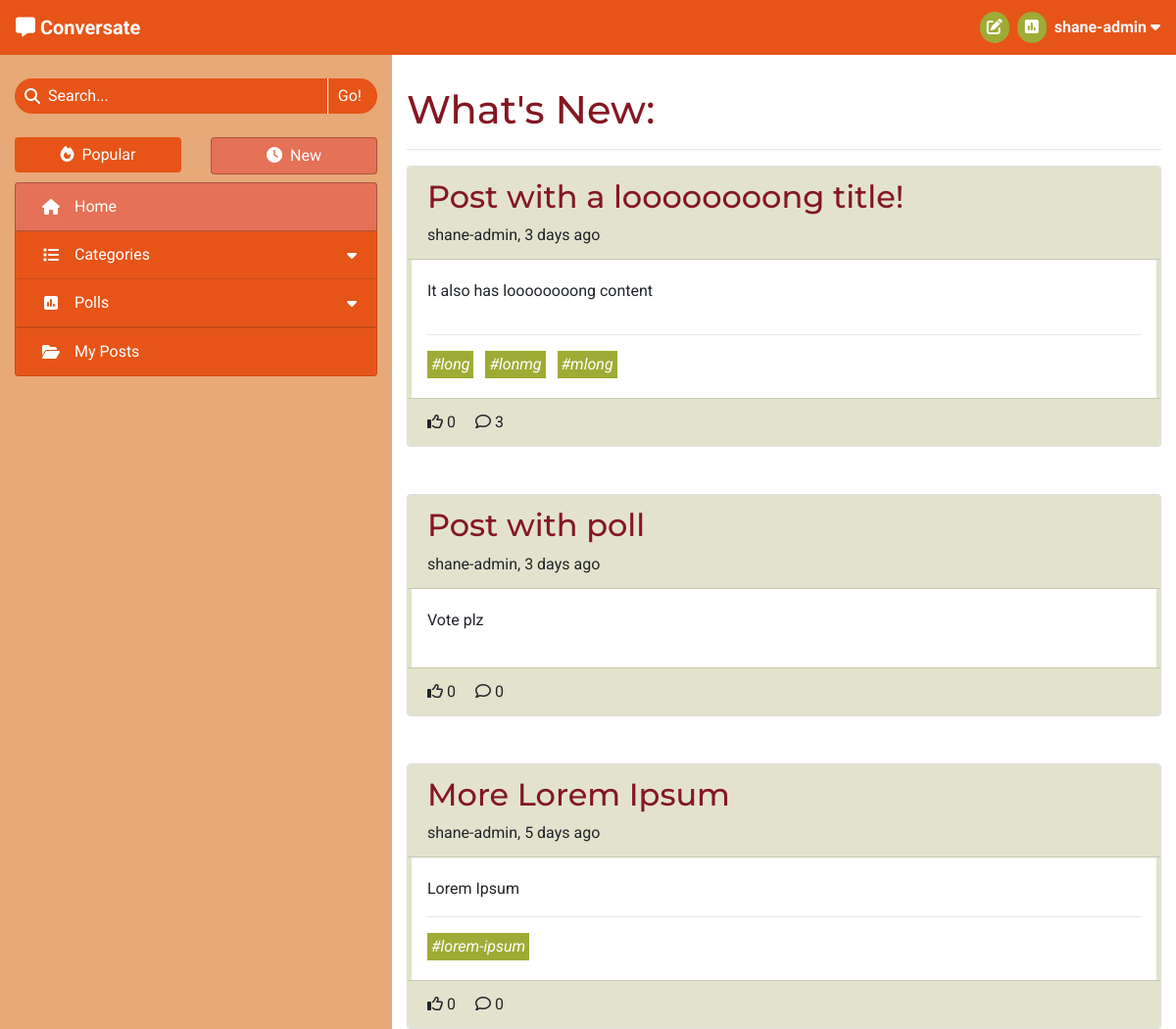
Page / (signed in, upper part) on the earlier database version.
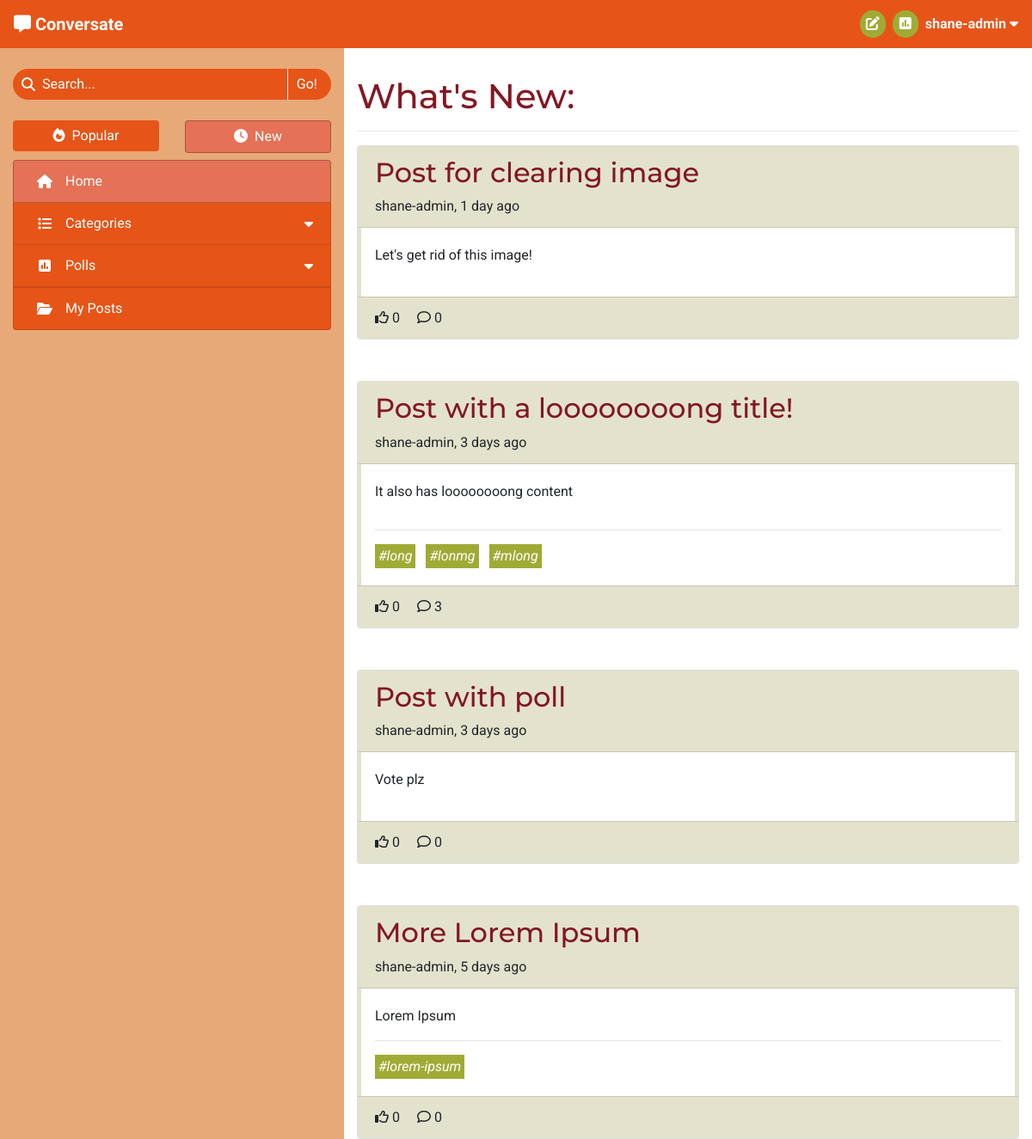
Same page on the later database version.
### forum/models.py (models this page shows, shortened)
class Post(models.Model):
    title = models.CharField(max_length=100)
    slug = models.SlugField(max_length=100, unique=True)
    category = models.ForeignKey(Category, on_delete=models.CASCADE,
                                 related_name='tagged_posts')
    image = CloudinaryField('image', blank=True)
    image_position = models.IntegerField(blank=True, null=True)
    posted_by = models.ForeignKey(User, on_delete=models.CASCADE,
                                  related_name='added_posts')
    posted_on = models.DateTimeField(auto_now_add=True)
    content = models.TextField()
    tags = models.CharField(max_length=200, blank=True)
    edited = models.BooleanField(default=False)
    likes = models.ManyToManyField(User, related_name='post_likes', blank=True)
    approved = models.BooleanField(default=False)
    class Meta:
        ordering = ['-posted_on']
    def number_of_likes(self):
        return self.likes.count()
    def number_of_comments(self):
        return self.comments.count()
    def tag_list(self):
        tags_separate = self.tags.split('#')
        tags_separate.pop(0)
        return tags_separate
    def time_elapsed(self):
        return get_time_elapsed(self.posted_on)

### forum/views.py (the view)
# urls.py: path('', views.ListPosts.as_view(), name='home'),
class ListPosts(View):
    def get(self, request):
        if not request.user.is_authenticated:
            return redirect('/accounts/login')
        posts = Post.objects.all()
        context = get_post_list_context(request, posts)
        user_profile = get_profile(request.user)
        if user_profile.sort_by_new:
            context['heading'] = "What's New"
        else:
            context['heading'] = "What's Trending"
        context['selected_tab'] = 'Home'
        return render(
            request,
            'post_list.html',
            context,
        )

### forum/core/categories.py (called while the page is built)
def get_top_categories(limit=CATEGORY_COLLAPSIBLE_LIMIT):
    categories = list(Category.objects
                      .annotate(num_posts=Count('tagged_posts'))
                      .filter(num_posts__gt=0)
                      .order_by('-num_posts'))
    num_categories = len(categories)
    category_none = Category.objects.get(slug='none')
    if category_none in categories:
        categories.remove(category_none)
    return {
        'num_categories': num_categories,
        'top_categories': categories[:limit],
        'has_more_categories': (len(categories) > limit)
    }

### forum/core/content.py (called while the page is built)
def get_base_context(request):
    context = get_top_categories()
    context['disable_sort'] = True
    return context

def get_post_list_context(request, post_list):
    context = get_base_context(request)
    user_profile = get_profile(request.user)
    sort_by_new = user_profile.sort_by_new
    posts_sorted = sort_posts(post_list, sort_by_new)
    context.update(get_paginated_items(request, posts_sorted, POSTS_PER_PAGE))
    context['disable_sort'] = False
    return context

### forum/models.py (called while the page is built)
    def __str__(self):
        return self.name

    def number_of_posts(self):
        return self.tagged_posts.count()

### templates/post_list.html (shortened to what this page needs)
{% extends "base.html" %}
{% block content %}
<h1>{{ heading }}:</h1>
<hr>
{% if item_list %}
    <div id="list-of-posts" class="after-load">
        {% for post in item_list %}
            <div class="post card mb-5">
                <div class="card-header">
                    <div class="post-title">
                        <a href="{% url 'view_post' post.slug %}" class="anchor-no-style">
                            <h2 class="align-middle word-break">{{ post.title }}</h2>
                        </a>
                    </div>
                    <div>
                        <span>{{ post.posted_by }}, {{ post.time_elapsed }}</span>
                    </div>
                </div>
                <div class="card-body post-list-body">
                    <div class="post-list-body-inner">
                        <div class="post-preview">
                            <div class="post-preview-inner word-break">{{ post.content|safe }}</div>
                            <a class="post-anchor-overlay" href="{% url 'view_post' post.slug %}"></a>
                        </div>
                        {% if post.tags %}
                            <div>
                                <hr>
                                {% for tag in post.tag_list %}
                                    <a class="tag-list-item mr-2 anchor-no-style" href="{% url 'search_tag' tag %}">
                                        <em class="word-break">#{{ tag }}</em>
                                    </a>
                                {% endfor %}
                            </div>
                        {% endif %}
                    </div>
                </div>
                <div class="card-footer">
                    {% if user in post.likes.all %}
                        <i class="fa-solid fa-thumbs-up"></i>
                    {% else %}
                        <i class="fa-regular fa-thumbs-up"></i>
                    {% endif %}
                    {{ post.number_of_likes }}
                    <i class="fa-regular fa-comment pl-3"></i>
                    {{ post.number_of_comments }}
                </div>
            </div>
        {% endfor %}
    </div>
{% endif %}
{% endblock content %}

Differences in the rows shown:
added Post: title "Post for clearing image", posted_by "shane-admin", time_elapsed "1 day ago", content "Let's get rid of this image!", number_of_likes "0", number_of_comments "0"
